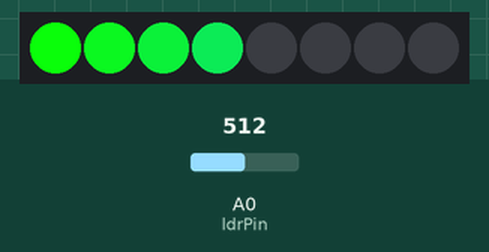
A sketch run on a simulated Arduino Uno, built with avr-gcc and run on an emulated ATmega328P. Shown: 8 RGB LEDs in strip order, left to right. The inputs (shaded band) are chosen by the test bench; at power-on: A0 (ldrPin) = 512. What the sketch prints to the serial monitor is not drawn.

Above: at 1.2 s.
1.3 s: A0 (ldrPin) set to 576
2.8 s: A0 (ldrPin) set to 609
At 3.7 s:
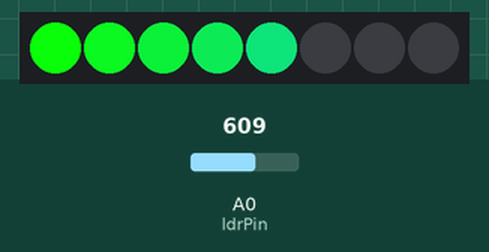
4.3 s: A0 (ldrPin) set to 749
At 4.8 s:
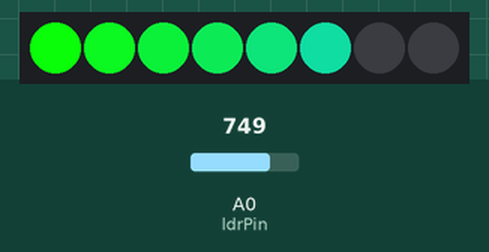
5.8 s: A0 (ldrPin) set to 764
At 6.1 s:
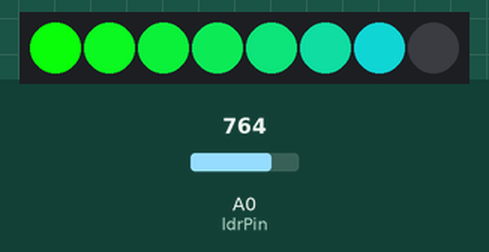
7.3 s: A0 (ldrPin) set to 900
At 8.4 s:
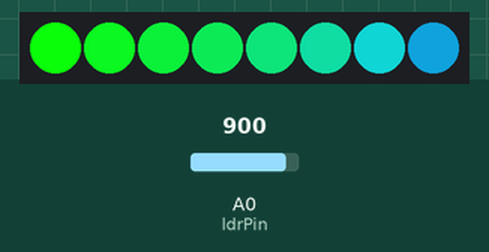
8.8 s: A0 (ldrPin) set to 857
10.3 s: A0 (ldrPin) set to 827
At 11.7 s:
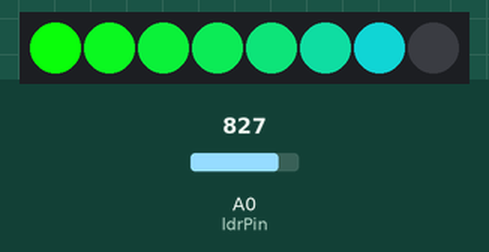
Timing chart, 0 to 10.4 s (numbered marks = the images above; inputs shaded):
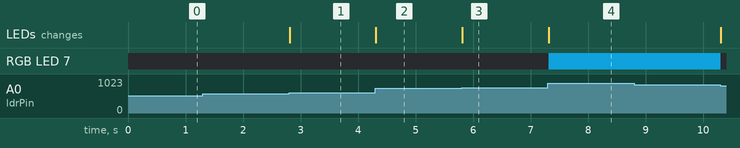

The sketch:

Week4_LEDStick-LDR.ino
```cpp
#include <Adafruit_NeoPixel.h>

// Which pin on the Arduino is connected to the NeoPixels?
#define PIN 6  // On Trinket or Gemma, suggest changing this to 1
int ldrPin = A0;
int ldrVal;
int pixelShown;

// How many NeoPixels are attached to the Arduino?
#define NUMPIXELS 8  // Popular NeoPixel ring size

Adafruit_NeoPixel pixels(NUMPIXELS, PIN, NEO_GRB + NEO_KHZ800);

#define DELAYVAL 500  // Time (in milliseconds) to pause between pixels

void setup() {

  pixels.begin();  // INITIALIZE NeoPixel strip object (REQUIRED)
  Serial.begin(9600);
  pinMode(ldrPin, INPUT);
}

void loop() {
  ldrVal = analogRead(ldrPin);
  Serial.println(ldrVal);
  pixelShown = map(ldrVal, 180, 840, 0, 8);
  Serial.println(pixelShown);

  pixels.clear();  // Set all pixel colors to 'off'

  for (int i = 0; i < pixelShown; i++) {  // For each pixel...
    pixels.setPixelColor(i, 10, 250 - i * 20, 10 + i * 20);
    //delay(DELAYVAL); // Pause before next pass through loop
  }
  pixels.show();  // Send the updated pixel colors to the hardware.

}
```

Measured:
- the behaviour switches between 592 and 593 on A0 (ldrPin) (found by bisection; images 0 and 1)
- the behaviour switches between 757 and 758 on A0 (ldrPin) (found by bisection; images 2 and 3)
- after the input at 2.8 s, the LEDs: change at once (image 1)
- after the input at 4.3 s, the LEDs: change at once (image 2)
- after the input at 5.8 s, the LEDs: change at once (image 3)
- after the input at 7.3 s, RGB LED 7: off → RGB(10, 110, 150) at once; the LEDs: change at once (image 4)
- after the input at 10.3 s, RGB LED 7: RGB(10, 110, 150) → off at once
